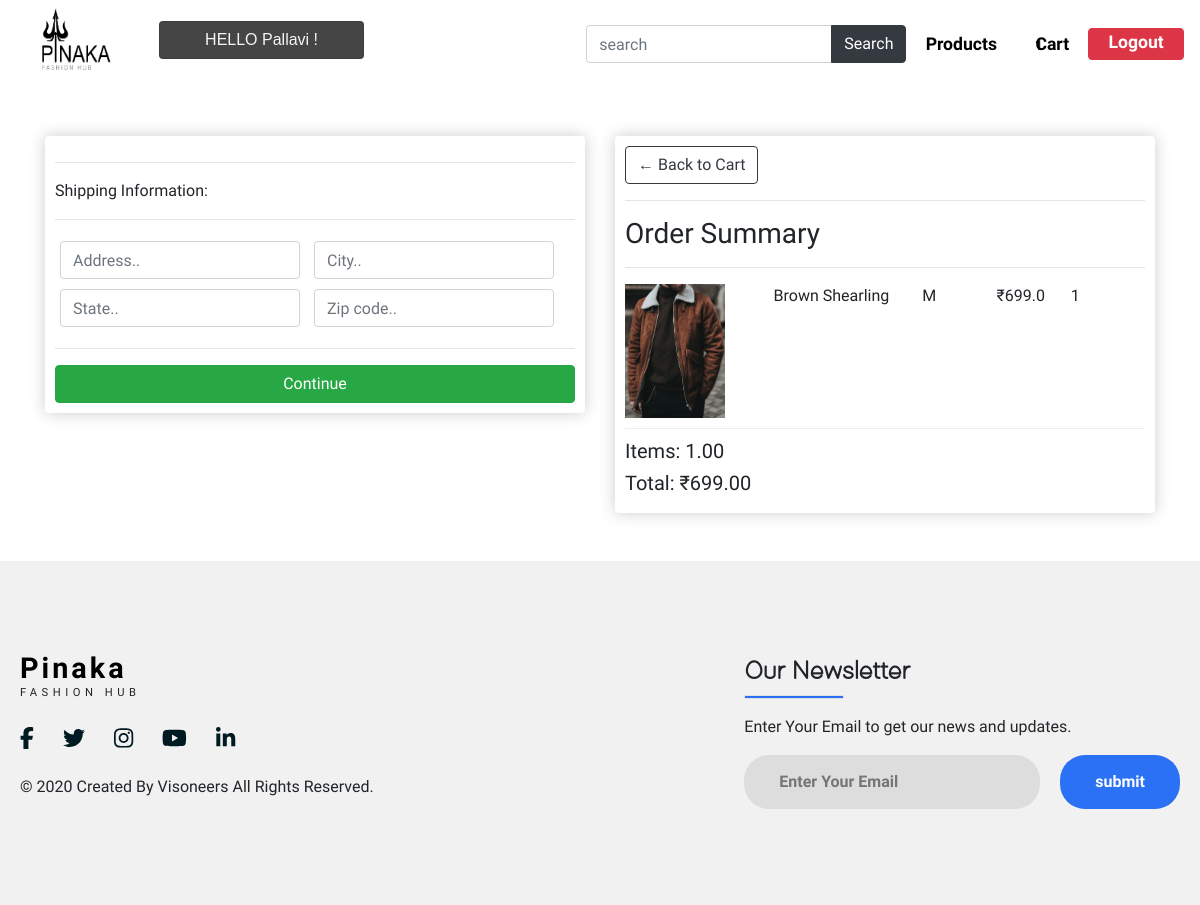
The page /checkout/ (signed in) on the database its author committed.
### store/models.py (models this page shows, shortened)
class OrderItem(models.Model):
    product=models.ForeignKey(Product,on_delete=models.SET_NULL,blank=True,null=True)
    order=models.ForeignKey(Order,on_delete=models.SET_NULL,blank=True,null=True)
    quantity=models.IntegerField(default=0,null=True,blank=True)
    date_added=models.DateTimeField(auto_now_add=True)
    @property
    def get_total(self):
        total=self.product.price*self.quantity
        return total

class Product(models.Model):
    name=models.CharField(max_length=200,null=True)
    category=models.ForeignKey(Categorie,on_delete=models.SET_NULL,blank=True,null=True)
    price=models.FloatField()
    brand=models.ForeignKey(brand,on_delete=models.CASCADE)
    size=models.ForeignKey(size,on_delete=models.CASCADE)
    color=models.ForeignKey(color,on_delete=models.CASCADE)
    digital=models.BooleanField(default=False,null=True,blank=False)
    image=models.ImageField(null=True,blank=True)
    @property
    def imageURL(self):
        try:
            url=self.image.url #chk
        except:
            url=' '
        return url

class size(models.Model):
    title=models.CharField(max_length=10)
    def __str__(self):
        return (self.title)

class Order(models.Model):
    customer=models.ForeignKey(Customer,on_delete=models.SET_NULL,blank=True,null=True)
    date_orderd=models.DateTimeField(auto_now_add=True)
    complete=models.BooleanField(default=False,null=True,blank=False)
    transaction_id=models.CharField(max_length=200,null=True)
    @property
    def shipping(self):
        shipping=False
        orderitems=self.orderitem_set.all()
        for i in orderitems:
            if i.product.digital==False:
                shipping=True
        return shipping
    @property
    def get_cart_total(self):
        orderitems =self.orderitem_set.all()
        total=sum([item.get_total for item in orderitems])
        return total
    @property
    def get_cart_items(self):
        orderitems =self.orderitem_set.all()
        total=sum([item.quantity for item in orderitems])
        return total

### store/views.py (the view)
# urls.py: path('checkout/',views.checkout,name="checkout"),
@login_required(login_url='loginPage')
def checkout(request):
    if request.user.is_authenticated:
        customer=request.user.customer
        order,created=Order.objects.get_or_create(customer=customer,complete=False)
        items=order.orderitem_set.all()
        cartItems=order.get_cart_items
    else:
        items=[]
        order={'get_cart_total':0,'get_cart_items':0,'shipping':False}
        cartItems=order['get_cart_items']
    context={'items':items,'order':order,'cartItems':cartItems}
    return render(request,'store/checkout.html',context)

### store/templates/store/checkout.html (shortened to what this page needs)
{% extends 'store/main.html' %}
{% load static %}
{% block content %}
<div class="container">
	<br><br>
    <div class="row">
		<div class="col-lg-6">
			<div class="box-element" id="form-wrapper">
                <form id="form">
                    <div id="shipping-info">
                        <hr>
						<p>Shipping Information:</p>
						<hr>
						<div class="form-field">
							<input class="form-control" type="text" name="address" placeholder="Address..">
						</div>
						<div class="form-field">
							<input class="form-control" type="text" name="city" placeholder="City..">
						</div>
						<div class="form-field">
							<input class="form-control" type="text" name="state" placeholder="State..">
						</div>
						<div class="form-field">
							<input class="form-control" type="text" name="zipcode" placeholder="Zip code..">
						</div>
                    </div>
                    <hr>
                    <input id="form-button" class="btn btn-success btn-block" type="submit" class="btn btn-outline-primary" value="Continue">
                </form>
			</div>
			<br>
        </div>
		<div class="col-lg-6">
			<div class="box-element">
				<a  class="btn btn-outline-dark" href="{% url 'cart' %}">&#x2190; Back to Cart</a>
				<hr>
				<h3>Order Summary</h3>
				<hr>
				{% for item in items %}
				<div class="cart-row">
					<div style="flex:2"><img class="row-image" src="{{item.product.imageURL}}"></div>
					<div style="flex:2"><p>{{item.product.name}} </p></div>
					<div style="flex:1"><p>{{item.product.size}} </p></div>
					<div style="flex:1"><p>₹{{item.product.price}}</p></div>
					<div style="flex:1"><p>{{item.quantity}}</p></div>
				</div>
				{% endfor %}
				<h5 >Items: {{order.get_cart_items|floatformat:2}}</h5>
				<h5>Total: ₹{{order.get_cart_total|floatformat:2}}</h5>
			</div>
		</div>
	</div>
</div>
{% endblock content %}

### store/templates/store/main.html (shortened to what this page needs)
<!DOCTYPE html>
{% load static %}
<html lang="en">
<head>
    <link rel="stylesheet" href="https://cdn.jsdelivr.net/npm/bootstrap@4.5.3/dist/css/bootstrap.min.css"
>
    <link rel="stylesheet" type="text/css" href="{% static 'css/main.css' %}">
    <link rel="stylesheet" type="text/css" href="//cdn.jsdelivr.net/npm/slick-carousel@1.8.1/slick/slick.css">
    <link rel="stylesheet" type="text/css" href="{% static 'css/store.css' %}">
</head>
<body>
    <nav class="navigation ">
        <div class="logo">
            <a href="{% url 'store' %}"><img src="{% static 'images/sample.png' %}"></a>
        </div>
        <div class=" card list-group-item hi-msg"
            style="font-family: sans-serif;">
            HELLO {{user}} !
        </div>
        <ul class="nav-menu">
            <div>
                <form class="form-inline my-2 my-lg-0" action="/search">
                    <div class="input-group">
                        <input name="search" type="text" class="form-control" placeholder="search" />
                        <div class="input-group-append">
                            <button class="btn btn-dark" type="submit" id="button-addon2">Search</button>
                        </div>
                    </div>
                </form>
            </div>
            <li><a href="{% url 'product' %}">Products</a></li>
            <div class="cart-icon">
                <span class='item-count'>{{cartItems}}</span>
                <a href="{% url 'cart' %}"> Cart</a>
            </div>
            <li><a class="hello-msg btn btn-danger" id="logout_btn " href="{% url 'logoutUser' %}"
                    style="height:2rem">Logout</a></li>
        </ul>
    </nav>
    <div class="container-fluid p-0">
        {% block content %}
        {% endblock content %}
    </div>
    <br><br>
    <footer>
        <div class="footer">
            <div class="left-col">
                <div class="heading">
                    <h1><a href="{% url 'store' %}">Pinaka</a></h1>
                    <p>FASHION HUB</p>
                </div>
                <div class="social-media">
                    <a href="#"><i class="fab fa-facebook-f"></i></a>
                    <a href="#"><i class="fab fa-twitter"></i></a>
                    <a href="#"><i class="fab fa-instagram"></i></a>
                    <a href="#"><i class="fab fa-youtube"></i></a>
                    <a href="#"><i class="fab fa-linkedin-in"></i></a>
                </div>
                <p class="rights-text">© 2020 Created By Visoneers All Rights Reserved.</p>
            </div>
            <div class="right-col">
                <h1>Our Newsletter</h1>
                <div class="border"></div>
                <p>Enter Your Email to get our news and updates.</p>
                <form action="" class="newsletter-form">
                    <input type="text" class="txtb" placeholder="Enter Your Email">
                    <input type="submit" class="button" value="submit">
                </form>
            </div>
        </div>
    </footer>
</body>
</html>

### static/css/main.css (style rules this page uses)
html, body { margin: 0; padding: 0; width: 100%; height: 100vh; font-family: 'Open Sans Condensed'; }
a, a:hover { color: black; text-decoration: none; }
.hi-msg { display: flex; top: 13px; position: relative; height: calc(1.5em + .75rem + 2px); width: 15rem; background-color: #454545; color: whitesmoke; justify-content: center; align-items:center; }
.navigation { display: flex; height: 11vh; width: 100%; padding: 0.5rem 1rem; overflow: hidden; margin-bottom: 0; border-bottom: 0; }
.navigation::before { opacity: 0.5; }
.navigation .logo { width: 15%; align-items: center; cursor: pointer; }
.navigation .logo img { width: 100px; height: 100%; padding-left: 1rem; }
.navigation .nav-menu { margin: 0; width: 85%; height: 100%; list-style-type: none; display: flex; align-items: center; justify-content: flex-end; }
.navigation .nav-menu a { padding: 0rem 1.2rem; font-size: 1.1rem; position: relative; font-weight: bold; }
.nav-menu .cart-icon { position: relative; display: flex; align-items: center; justify-content: center; }
.nav-menu .cart-icon .item-count { position: absolute; font-size: 14px; font-weight: bold; padding-top: 4px; padding-right: 27px; }
.cart-row { display: flex; align-items: flex-stretch; padding-bottom: 10px; margin-bottom: 10px; border-bottom: 1px solid #ececec ; }
.row-image { width: 100px; }
.form-field { width: 250px; display:inline-block; padding: 5px; }
footer { background: #f1f1f1; padding: 90px 0; }
.footer { max-width: 1300px; margin: auto; padding: 0 20px; display: flex; justify-content: space-between; align-items: center; flex-wrap: wrap-reverse; }
.heading { display: block; font-size: 1.3rem; letter-spacing: 3px; }
.heading h1 { font-size: 1.8rem; margin-block-end: 0em; font-weight: bold; }
.heading p { font-size: 0.7rem; letter-spacing: 4.5px; margin-block-start: 0em; font-weight: lighter; }
.social-media { margin: 20px 0; }
.social-media a { color: #001a21; margin-right: 25px; font-size: 22px; text-decoration: none; transition: .3s linear; }
.right-col h1 { font-family: "Demure"; font-weight: bold; font-size: 26px; }
.right-col p { margin-block-start: 1em; }
.border { width: 100px; height: 4px; background: #2a71f5; }
.newsletter-form { display: flex; justify-content: center; align-items: center; flex-wrap: wrap; }
.txtb { flex: 1; padding: 15px 35px; font-size: 16px; color: #293043; background: #ddd; border: none; font-weight: 700; outline: none; border-radius: 25px; min-width: 260px; }
.button { padding: 15px 35px; font-size: 16px; color: white; background: #2a71f5; border: none; font-weight: 700; outline: none; border-radius: 25px; margin-left: 20px; cursor: pointer; transition: opacity .3s linear; }

### static/css/store.css (style rules this page uses)
.box-element { box-shadow:hsl(0, 0%, 80%) 0 0 16px; border-radius: 4px; background-color: #fff; padding: 10px; }

### rows shown on the page
OrderItem: product.imageURL (picture), product.name "Brown Shearling", product.size "M", product.price "699.0", quantity "1"
Order: get_cart_items "1.00", get_cart_total "699.00"

### other values the page prints
{{ user }} "Pallavi"
{{ cartItems }} "1"
